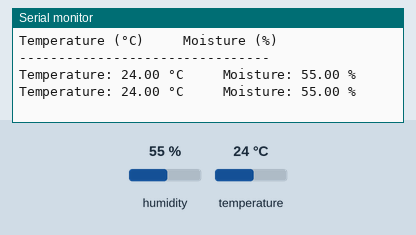
The sketch below on a simulated Arduino Uno, built with avr-gcc and run on an emulated ATmega328P. Shown: the last lines printed to the serial monitor. Inputs (shaded band) come from the test bench; at power-on: temperature 24 °C, humidity 55 %.

Above: at 2.8 s.
2.9 s: temperature set to 11 °C
At 4.9 s:
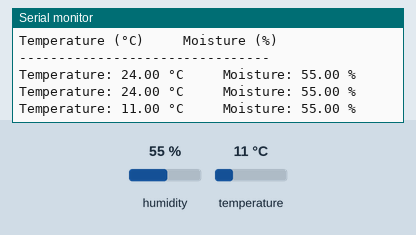
5.6 s: temperature set to 8 °C
At 7.3 s:
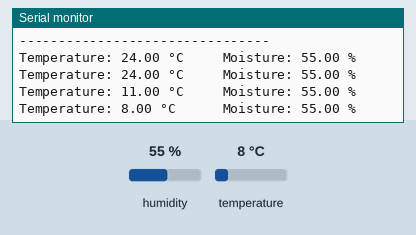

The sketch:

sketch_nov14a.ino
```cpp
#include <DHT.h>

#define DHTPIN 2
#define DHTTYPE DHT11

DHT dht(DHTPIN, DHTTYPE);

void setup() {
  Serial.begin(9600);
  dht.begin();
  Serial.println("Temperature (°C)     Moisture (%)");
  Serial.println("--------------------------------");
}

void loop() {
  float moisture = dht.readHumidity();
  float temperature = dht.readTemperature(); // Celsius

  if (isnan(moisture) || isnan(temperature)) {
    Serial.println("Sensor read error");
    return;
  }

  Serial.print("Temperature: ");
  Serial.print(temperature);
  Serial.print(" °C");

  // spacing for alignment
  if (temperature < 10) Serial.print("      ");
  else Serial.print("     ");

  Serial.print("Moisture: ");
  Serial.print(moisture);
  Serial.println(" %");

  delay(2000);
}
```

Measured:
- the behaviour switches between 10 and 9 °C on temperature (found by bisection; images 1 and 2)
- after the input at 2.9 s, the serial monitor: prints a new line after 1.2 s (image 1)
- after the input at 5.6 s, the serial monitor: prints a new line after 0.53 s (image 2)
